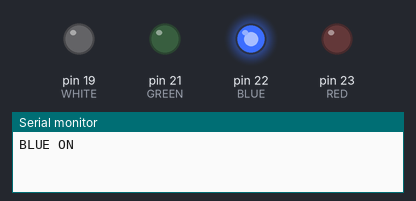
This sketch was run on a simulated Arduino Mega 2560, built with avr-gcc and run on an emulated ATmega2560. On the bench: output pins drawn as LEDs (lit = HIGH), the last lines printed to the serial monitor.

Above: at 0.1 s.
At 0.7 s:
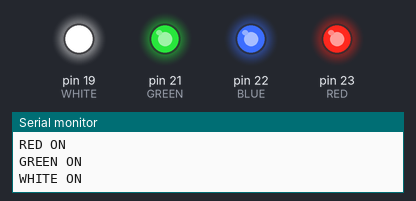
At 1.1 s:
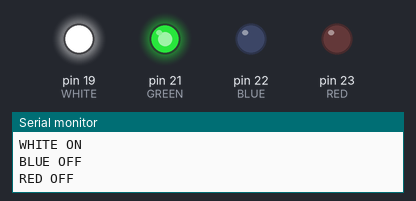
At 1.5 s:
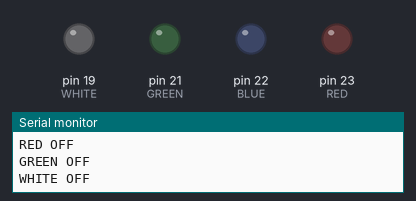
At 2.5 s:
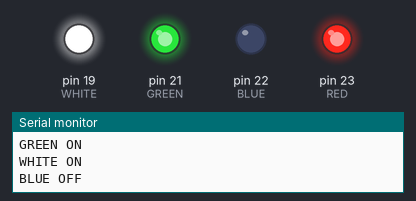
At 3.5 s:
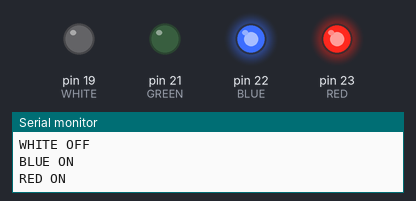
Timing chart, 0 to 3.8 s (numbered marks = the images above):
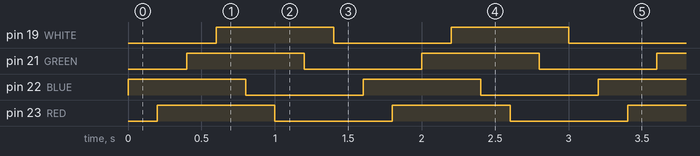

Measured:
- by itself, pin 19 (WHITE), pin 21 (GREEN), pin 22 (BLUE), pin 23 (RED): alternates HIGH for 0.80 s and LOW for 0.80 s
- by itself, everything shown: repeats every 1.6 s, in 8 steps

The sketch:

ALL_LED_Blink.ino
```cpp
const int BLUE = 22;
const int RED = 23;
const int GREEN = 21;
const int WHITE = 19;
void setup() {
  // put your setup code here, to run once:
  pinMode(BLUE, OUTPUT);
  pinMode(RED, OUTPUT);
  pinMode(GREEN, OUTPUT);
  pinMode(WHITE, OUTPUT);
  Serial.begin(9600);

}

void loop() {
  // put your main code here, to run repeatedly:
  digitalWrite(BLUE, HIGH);
  Serial.println("BLUE ON\n");
  delay(200);

  digitalWrite(RED, HIGH);
  Serial.println("RED ON\n");
  delay(200);

  digitalWrite(GREEN, HIGH);
  Serial.println("GREEN ON\n");
  delay(200);

  digitalWrite(WHITE, HIGH);
  Serial.println("WHITE ON\n");
  delay(200);


  digitalWrite(BLUE, LOW);
  Serial.println("BLUE OFF\n");
  delay(200);

  digitalWrite(RED, LOW);
  Serial.println("RED OFF\n");
  delay(200);

  digitalWrite(GREEN, LOW);
  Serial.println("GREEN OFF\n");
  delay(200);

  digitalWrite(WHITE, LOW);
  Serial.println("WHITE OFF\n");
  delay(200);
}
```
